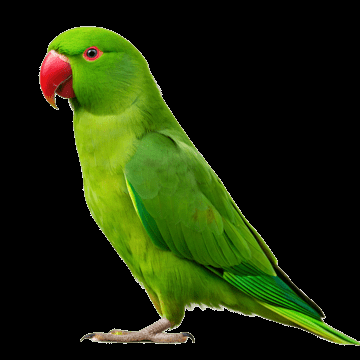
#> input picture LAB-5/Parrot.png, 360 x 360 px
$ jupyter execute LAB-5.ipynb   (older library calls are emulated)
#> lines starting #> are read from the running program, lines starting #| are printed output that depends on the picture
[cell 1]
import cv2
import numpy as np
import matplotlib.pyplot as plt

image = cv2.imread('Parrot.png')
#> image is the input picture: shape (360, 360, 3); mean B, G, R 7.7, 42, 28.8
image = cv2.cvtColor(image, cv2.COLOR_BGR2RGB)

smoothed = cv2.blur(image, (7, 7))
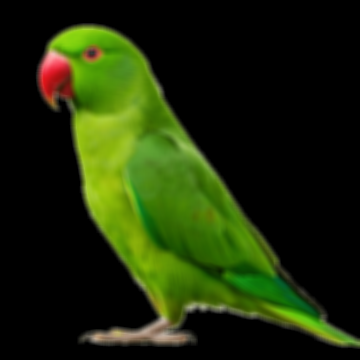
#> smoothed: shape (360, 360, 3); mean R, G, B 28.8, 42, 7.7

fig, ax = plt.subplots(1, 2, figsize=(12, 5))

ax[0].imshow(image)
ax[0].set_title("Original Image")
ax[0].axis("off")

ax[1].imshow(smoothed)
ax[1].set_title("Smoothed Image (7x7 Box Filter)")
ax[1].axis("off")

plt.tight_layout()
plt.show()
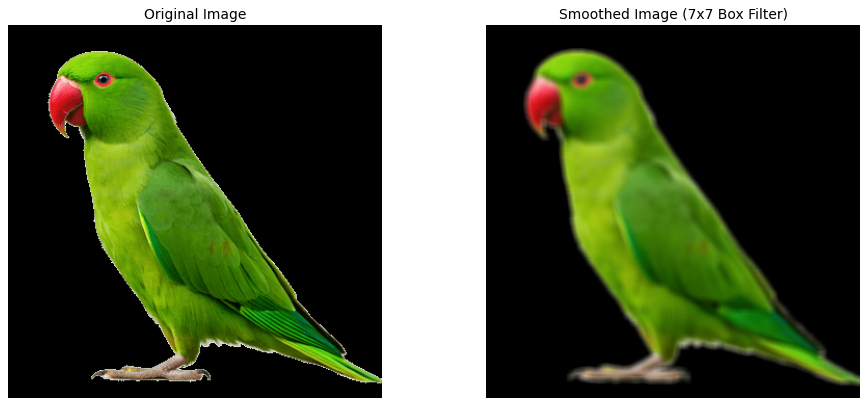
#> figure drawn by matplotlib, 2 panels

[cell 2]
import cv2
import numpy as np
import matplotlib.pyplot as plt

image = cv2.imread('Parrot.png')
image = cv2.cvtColor(image, cv2.COLOR_BGR2RGB)

gaussian_5x5 = cv2.GaussianBlur(image, (5, 5), 0)
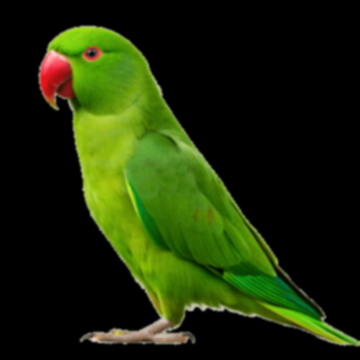
#> gaussian_5x5: shape (360, 360, 3); mean R, G, B 28.8, 42, 7.7
gaussian_21x21 = cv2.GaussianBlur(image, (21, 21), 0)
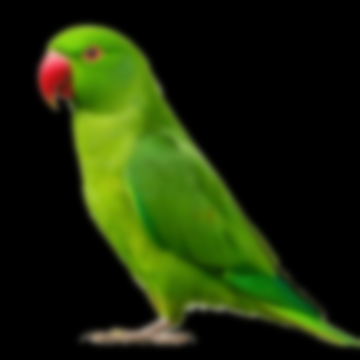
#> gaussian_21x21: shape (360, 360, 3); mean R, G, B 28.8, 42, 7.7

fig, ax = plt.subplots(1, 3, figsize=(15, 5))

ax[0].imshow(image)
ax[0].set_title("Original Image")
ax[0].axis("off")

ax[1].imshow(gaussian_5x5)
ax[1].set_title("Gaussian Filter (5x5)")
ax[1].axis("off")

ax[2].imshow(gaussian_21x21)
ax[2].set_title("Gaussian Filter (21x21)")
ax[2].axis("off")

plt.tight_layout()
plt.show()

[cell 3]
import cv2
import numpy as np
import matplotlib.pyplot as plt

image = cv2.imread('Parrot.png')
image = cv2.cvtColor(image, cv2.COLOR_BGR2RGB)

image_float = image.astype(np.float32) / 255.0

laplacian = cv2.Laplacian(image_float, cv2.CV_32F, ksize=3)
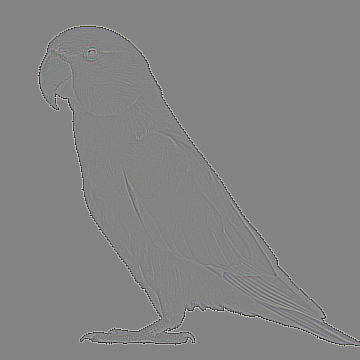
#> laplacian: shape (360, 360, 3) float32; mean R, G, B -5.81e-06, 3.87e-06, -1.71e-05; drawn with min black and max white

sharpened = np.clip(image_float - laplacian, 0, 1)
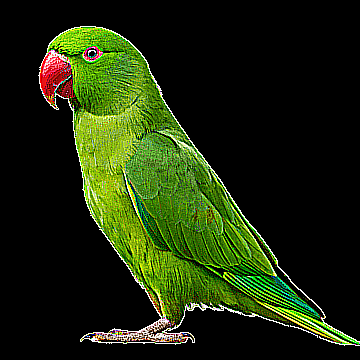
#> sharpened: shape (360, 360, 3) float32; mean R, G, B 0.117, 0.167, 0.0442

fig, ax = plt.subplots(1, 3, figsize=(15, 5))

ax[0].imshow(image_float)
ax[0].set_title("Original Image")
ax[0].axis("off")

laplacian_display = (laplacian - laplacian.min()) / (laplacian.max() - laplacian.min() + 1e-8)
ax[1].imshow(laplacian_display)
ax[1].set_title("Laplacian Filter Result")
ax[1].axis("off")

ax[2].imshow(sharpened)
ax[2].set_title("Sharpened Image")
ax[2].axis("off")

plt.tight_layout()
plt.show()
